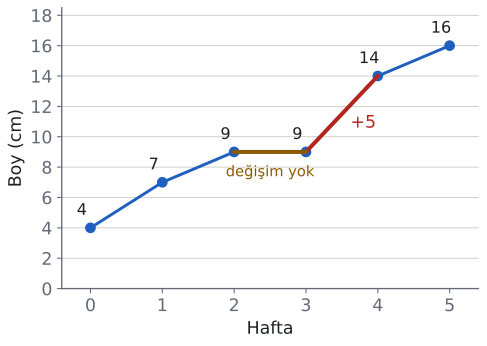

The Python source for this figure:
import sys; sys.path.insert(0, "tools")
from cizim import *

# Ders örneği: fidanın boyu haftalara göre. 0:4, 1:7, 2:9, 3:9, 4:14, 5:16 (cm).
x = [0, 1, 2, 3, 4, 5]; y = [4, 7, 9, 9, 14, 16]
fig, ax = sekil(5.6, 3.8)
ax.plot(x, y, color=MAVI, marker="o", markersize=7, zorder=3)
ax.plot([3, 4], [9, 14], color=KIRMIZI, lw=3, zorder=4)
ax.plot([2, 3], [9, 9], color=SARI, lw=3, zorder=4)
for xi, yi in zip(x, y):
    ax.text(xi - 0.12, yi + 0.6, str(yi), ha="center", va="bottom", fontsize=12)
ax.text(3.62, 10.6, "+5", color=KIRMIZI, fontsize=13, ha="left")
ax.text(2.5, 7.4, "değişim yok", color=SARI, fontsize=11, ha="center")
ax.set_xticks(x); ax.set_yticks(range(0, 19, 2)); ax.set_ylim(0, 18.5); ax.set_xlim(-0.4, 5.4)
ax.set_xlabel("Hafta"); ax.set_ylabel("Boy (cm)")
for k in ("top", "right"): ax.spines[k].set_visible(False)
ax.grid(axis="y", color=CIZGI, lw=0.6); ax.set_axisbelow(True)
kaydet(fig, __file__)
